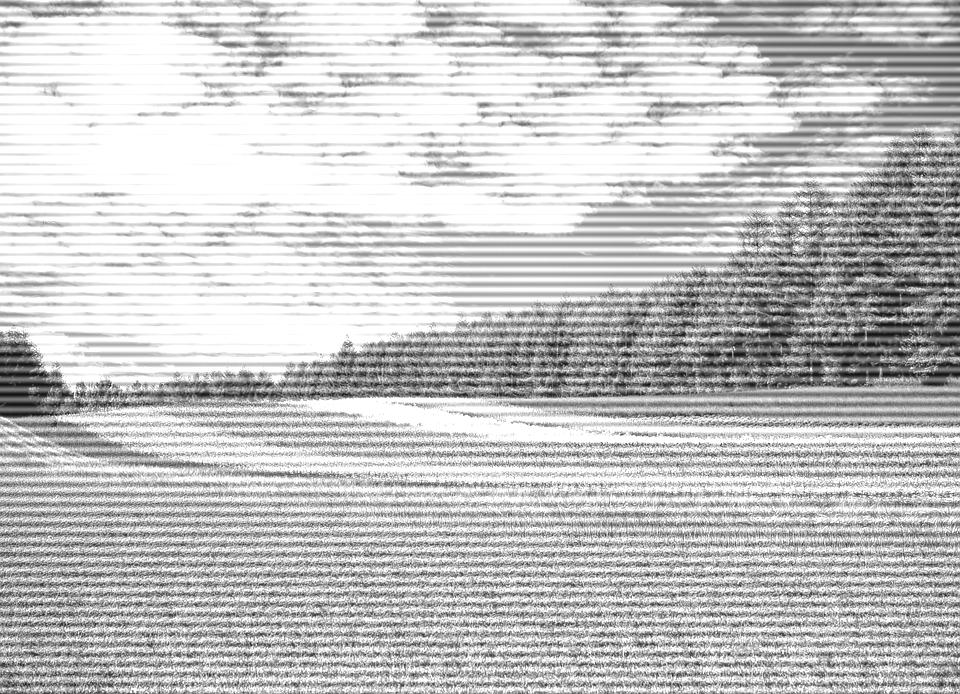
#> input picture Assignment4/Noisy_flower1_horizontal.jpg, 960 x 694 px, given in place of flower1.jpg, which was not available
$ python Gaussian_filters.py
#> lines starting #> are read from the running program, lines starting #| are printed output that depends on the picture; pictures that were not available may be replaced by others from this repository, and a replacement may not be noted
import cv2
import numpy as np
import matplotlib.pyplot as plt

# Function to generate a Gaussian low-pass or high-pass filter mask


def create_gaussian_filter_mask(rows, cols, cutoff, filter_type):
    crow, ccol = rows // 2, cols // 2  # center
    mask = np.zeros((rows, cols), np.float32)

    for u in range(rows):
        for v in range(cols):
            d_squared = (u - crow) ** 2 + (v - ccol) ** 2
            if filter_type == 'low':
                mask[u, v] = np.exp(-d_squared / (2 * (cutoff ** 2)))
            elif filter_type == 'high':
                mask[u, v] = 1 - np.exp(-d_squared / (2 * (cutoff ** 2)))
    return mask

# Function to apply Gaussian filter and save the output image


def apply_gaussian_filter(image_path, filter_type, cutoff):
    # Read the image in grayscale
#> called with image_path = 'flower1.jpg', filter_type = 'low', cutoff = 10
    image = cv2.imread(image_path, 0)
#> image is the input picture: shape (694, 960); min 4, max 255, mean 196

    # Fourier transform
    f = np.fft.fft2(image)
    fshift = np.fft.fftshift(f)

    # Create filter mask and apply it
    rows, cols = image.shape
#> rows = 694; cols = 960
    mask = create_gaussian_filter_mask(rows, cols, cutoff, filter_type)
#> after the loop in create_gaussian_filter_mask, `for u in range(rows):`:
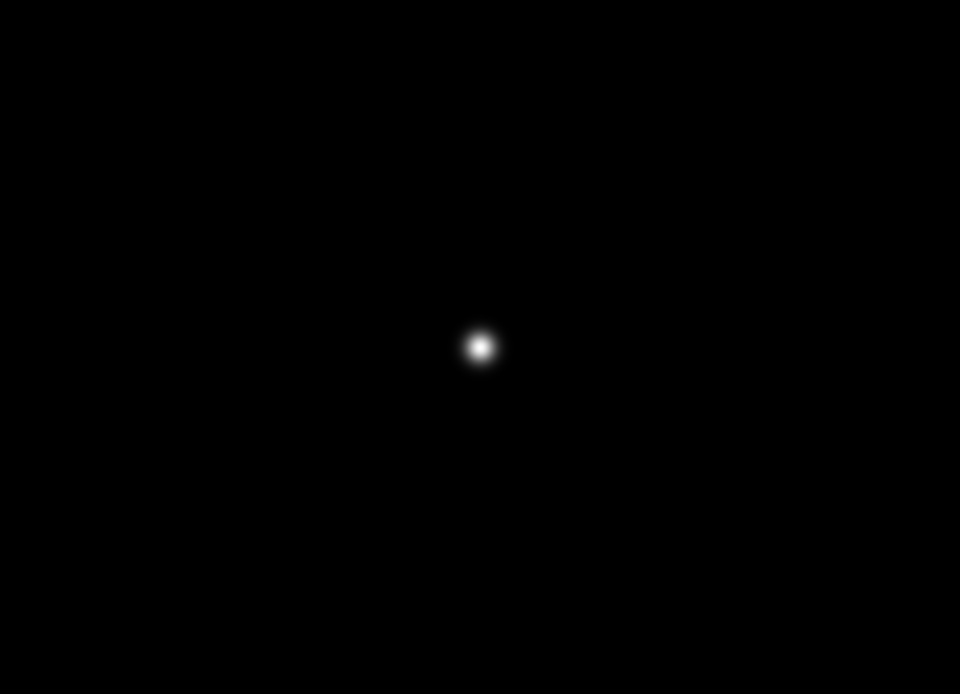
#> mask: shape (694, 960) float32; min 0, max 1, mean 0.000943
    fshift_filtered = fshift * mask

    # Inverse FFT to get the image back
    f_ishift = np.fft.ifftshift(fshift_filtered)
    img_back = np.fft.ifft2(f_ishift)
    img_back = np.abs(img_back)
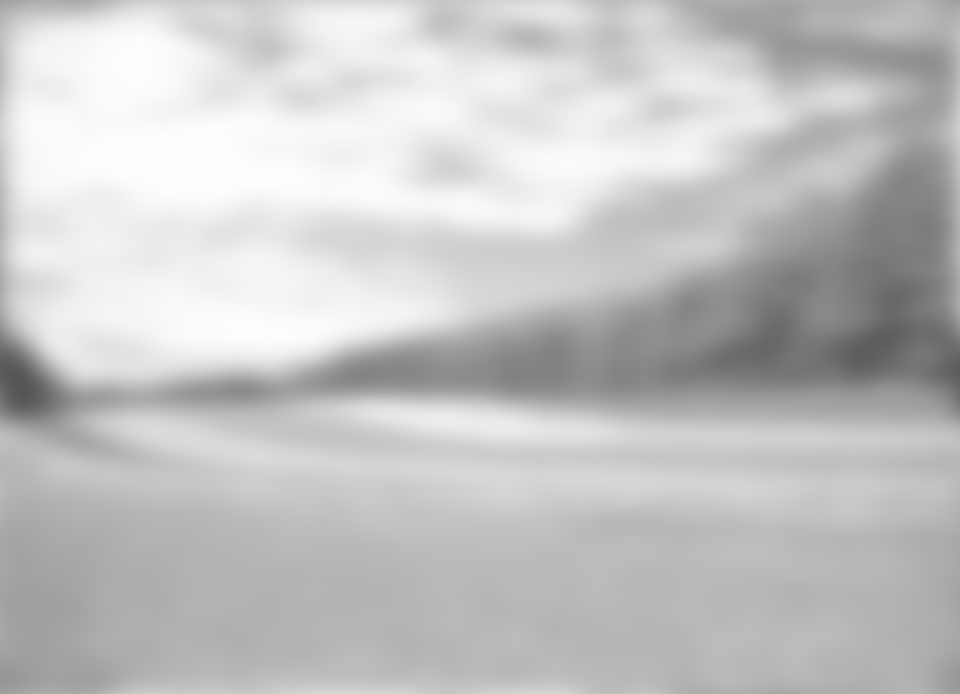
#> img_back: shape (694, 960) float64; min 85.13, max 254.9, mean 196

    # Normalize the image for display
    img_back_normalized = cv2.normalize(
        img_back, None, 0, 255, cv2.NORM_MINMAX).astype('uint8')
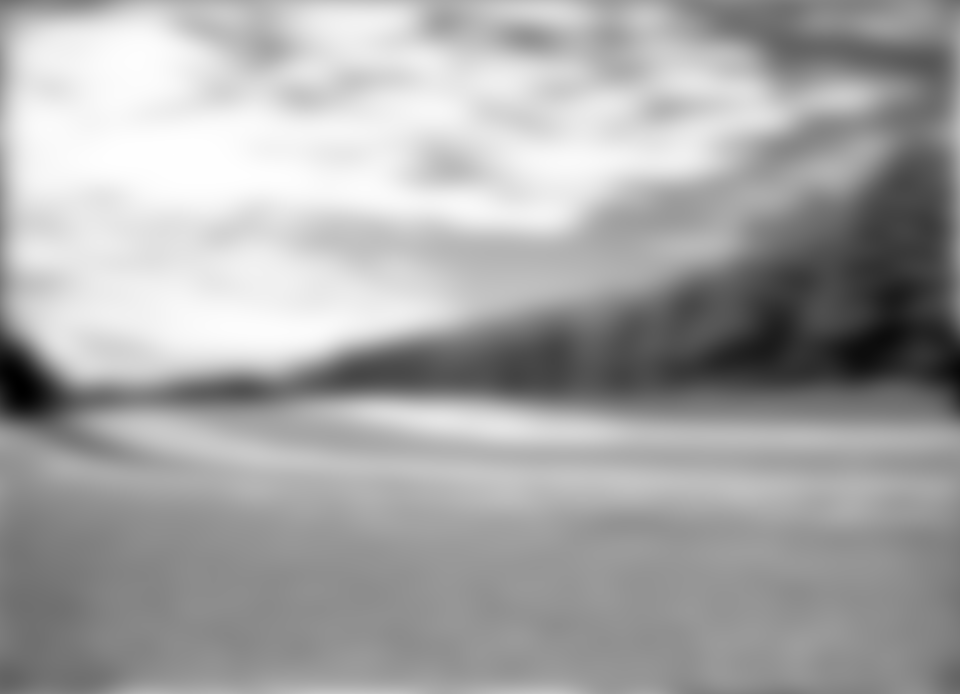
#> img_back_normalized: shape (694, 960); min 0, max 255, mean 166.1

    # Plot the mask, the frequency domain, and the resulting image
    fig, axs = plt.subplots(1, 3, figsize=(10, 5))

    axs[0].imshow(mask, cmap='gray')
    axs[0].set_title('Gaussian ' + filter_type.capitalize() + ' Pass Filter')
    axs[0].axis('off')

    axs[1].imshow(20 * np.log(np.abs(fshift_filtered)), cmap='gray')
    axs[1].set_title('Filtered Frequency Domain')
    axs[1].axis('off')

    axs[2].imshow(img_back_normalized, cmap='gray')
    axs[2].set_title(
        f'Resulting Image\n{filter_type.capitalize()} pass cutoff={cutoff}')
    axs[2].axis('off')

    plt.tight_layout(pad=1.0)

    # Save the plot as an image file
    output_file_name = f"{image_path.rstrip('.jpg')}_{filter_type}_cutoff{cutoff}.png"
    plt.savefig(output_file_name, bbox_inches='tight', pad_inches=0.1)
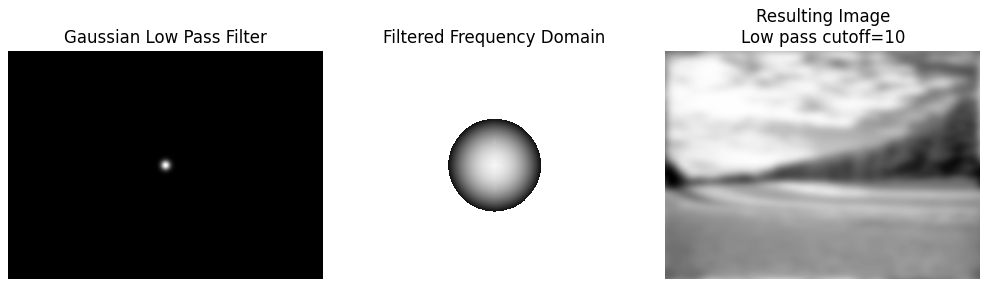
#> figure drawn by matplotlib, 3 panels
    plt.close(fig)  # Close the figure to free memory

    print(f"Saved {output_file_name}")


# Run the filtering process on uploaded images
image_paths = ['flower1.jpg', 'fruit.jpg']  # Replace with actual paths
filter_types = ['low', 'high']
cutoffs = [10, 50, 100]

for image_path in image_paths:
    for cutoff in cutoffs:
        for filter_type in filter_types:
            apply_gaussian_filter(image_path, filter_type, cutoff)
#> pass 2 of the loop `for image_path in image_paths:`:
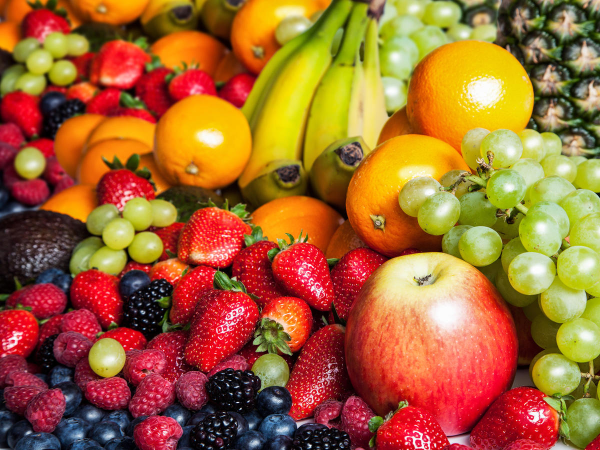
#> input picture Assignment4/fruit.jpg, 1200 x 900 px (shown at 1/2 size)
#> image: shape (900, 1200)
#> after the loop in create_gaussian_filter_mask (call 7), `for u in range(rows):`:
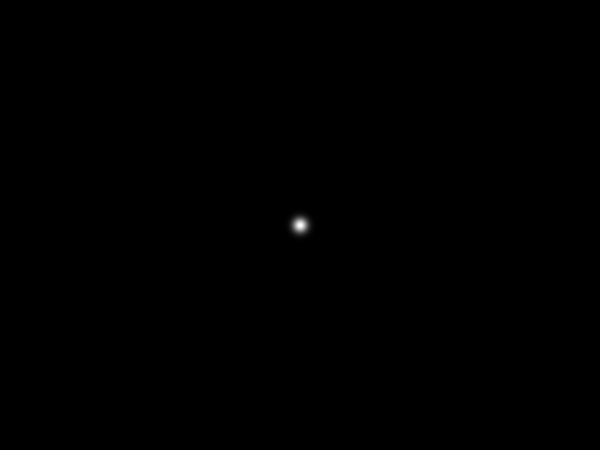
#> mask: shape (900, 1200) float32 (shown at 1/2 size); min 0, max 1, mean 0.000582
#> img_back: shape (900, 1200) float64
#> img_back_normalized: shape (900, 1200)
#> in apply_gaussian_filter (call 7), `plt.savefig(output_file_name, bbox_inches='tight', pad_inches=0.1)`:
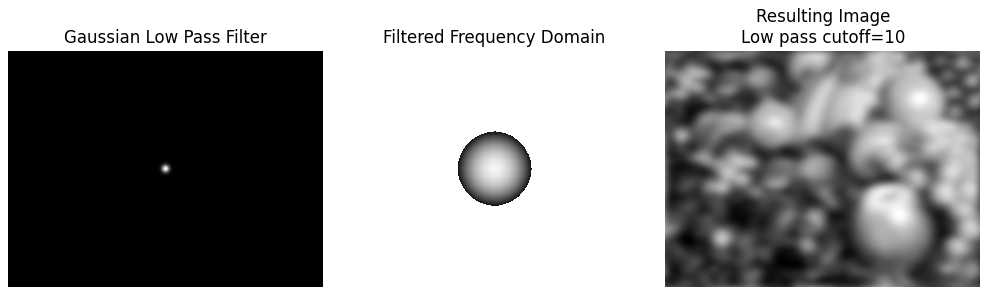
#> figure drawn by matplotlib, 3 panels
